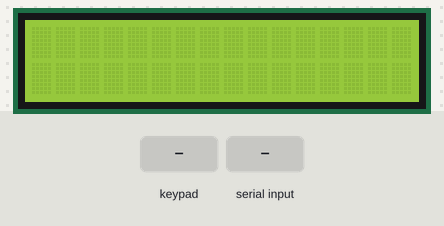
A sketch run on a simulated Arduino Mega 2560, built with avr-gcc and run on an emulated ATmega2560. On the bench: 16×2 character LCD. The test bench sets the inputs (shaded band). What the sketch prints to the serial monitor is not drawn.

Above: at 1.2 s.
1.3 s: key 'H' pressed
At 2.5 s:
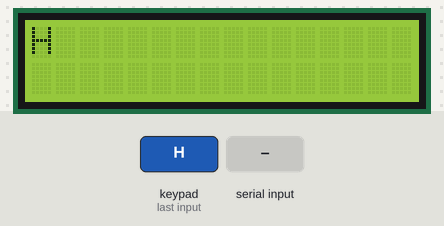
2.8 s: "B\n" received over the second serial link
At 3.7 s:
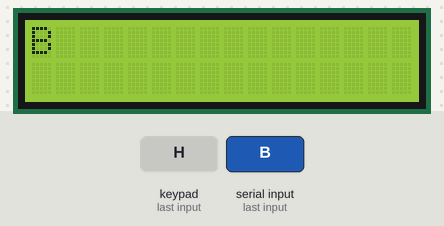
4.3 s: key 'E' pressed
At 4.8 s:
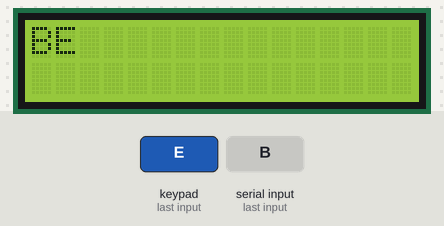
5.8 s: "A\n" received over the second serial link
At 7.0 s:
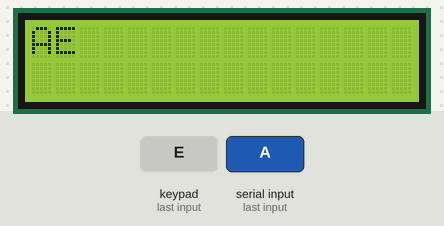
7.3 s: key 'A' pressed
At 8.8 s:
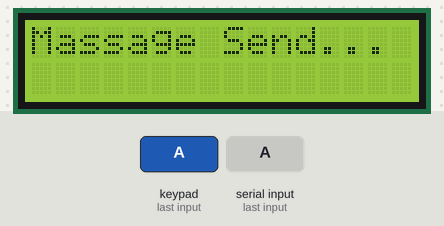
10.3 s: key 'L' pressed
At 10.6 s:
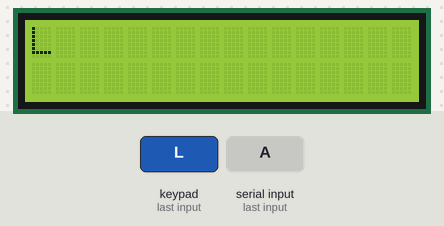
Timing chart, 0 to 12.8 s (numbered marks = the images above; inputs shaded):
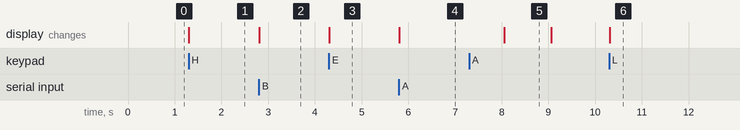

The sketch:

displaySendRecieve.ino
```cpp
/* @file CustomKeypad.pde
  || @version 1.0
  || @author Alexander Brevig
  || @contact alexanderbrevig@gmail.com
  ||
  || @description
  || | Demonstrates changing the keypad size and key values.
  || #
*/
#include <Wire.h>
#include <LiquidCrystal_I2C.h> //lcd
#define BACKLIGHT_PIN     13


// Set the pins on the I2C chip used for LCD connections:
//addr, en,rw,rs,d4,d5,d6,d7,bl,blpol
LiquidCrystal_I2C lcd(0x27, 2, 1, 0, 4, 5, 6, 7, 3, POSITIVE); // Set the LCD I2C address


#include <Keypad.h>

const byte ROWS = 4; //four rows
const byte COLS = 4; //four columns
//define the cymbols on the buttons of the keypads
char hexaKeys[ROWS][COLS] = {
  {'1', '2', '3', 'A'},
  {'H', 'E', 'L', 'B'},
  {'R', 'W', 'O', 'C'},
  {' ', '0', 'D', 'E'}
};
byte rowPins[ROWS] = {2, 3, 4, 5}; //connect to the row pinouts of the keypad
byte colPins[COLS] = {6, 7, 8, 9}; //connect to the column pinouts of the keypad

//initialize an instance of class NewKeypad
Keypad customKeypad = Keypad( makeKeymap(hexaKeys), rowPins , colPins, ROWS, COLS);

int data_count = 0;
char Data[32] = "";

//setup init method -- MAIN
void setup() {
	lcd.begin(16, 2);  //initialize the lcd for 16 chars 2 lines, turn on backlight
	lcd.backlight();
	Serial.begin(9600); //baud rate
	Serial2.begin(57600);
	Serial3.begin(9600);
}

//loop method -- MAIN
void loop() {
	/* if (Serial2.available()) {
		char x = Serial2.read();
		delay(2000);
		Serial.print("t");
		Serial.print(x);
		lcd.setCursor(0, 0);
		lcd.print(x);
		// Serial.print("/n");

	}*/

	int  n=0;
	while(Serial2.available()) //get input from Serial2
	{

		char x = Serial2.read();
		delay(2);
		//Serial.print("t");
		if(isAlphaNumeric(x)||(x==' ')){
			Serial.print(x);
			lcd.setCursor(n, 0);
			n++;
			lcd.print(x);
		}
	}

	char customKey = customKeypad.getKey();
	if (customKey) {
		//delete char at a time
		if (customKey == 'B') {
			Serial.println("delete");
			Serial.print("A datacount=");
			Serial.println(data_count);
			data_count = data_count - 1;

			if (data_count < 16) {
				lcd.setCursor(data_count, 0);
				lcd.print(" ");
				Data[data_count] = '\0';
			}
			else {
				lcd.setCursor(data_count - 16, 1);
				lcd.print(" ");
				Data[data_count] = '\0';
			}
		}

		else if (customKey == 'A') {
			send();
			data_count = 0;
			lcd.clear();
			lcd.setCursor(0, 0);
			lcd.print("Massage Send...");
			delay(1000);
			lcd.clear();
		}

		else {
			if (data_count < 32) {
				Serial.println(customKey);

				if (data_count < 16) {
					lcd.setCursor(data_count, 0);
					Data[data_count] = customKey;
				}
				else {
					lcd.setCursor(data_count - 16, 1);
					Data[data_count] = customKey;
				}
				lcd.print(customKey);
				data_count++;
				// delay(1000);
				// lcd.clear();
				// delay(80);
			}
			else {
				lcd.clear();
				lcd.setCursor(0, 0);
				lcd.print("Sorry massage ");
				lcd.setCursor(0, 1);
				lcd.print("too long..");
				Serial.print("B & datacount=");
				Serial.println(data_count);
				int temp=data_count;//-------------
				Data[data_count] = '\n';
				//data_count--;
				// Serial.print("B datacount=");
				//Serial.println(data_count);
				delay(1000);
				lcd.clear();

				for (int i = 0; i < 32; i++) {
					if (i < 16) {
						lcd.setCursor(i, 0);
						lcd.print(Data[i]);
					}
					else {
						lcd.setCursor(i - 16, 1);
						lcd.print(Data[i]);
					}
					data_count=temp;//------
				}
			}
		}
	}
}


void send() {
  Serial.println(Data);
  Serial2.println(Data);
  Serial3.println(Data);//--------
  Serial3.end();//-------
  Serial2.end();
  delay(30);
  Serial2.begin(57600);
  Serial3.begin(9600);//----------
  delay(700);
  for (int i = 0; i <= 32; i++) {
    Data[i] = '\0';
  }
}
```

Measured:
- after the input at 1.3 s, the display: changes at once (image 1)
- after the input at 2.8 s, the display: changes at once (image 2)
- after the input at 4.3 s, the display: changes at once (image 3)
- after the input at 5.8 s, the display: changes at once (image 4)
- after the input at 7.3 s, the display: changes after 0.76 s (image 5)
- after the input at 10.3 s, the display: changes at once (image 6)
- what the display in image 5 shows lasts 1.0 s, from 8.1 s to 9.1 s
